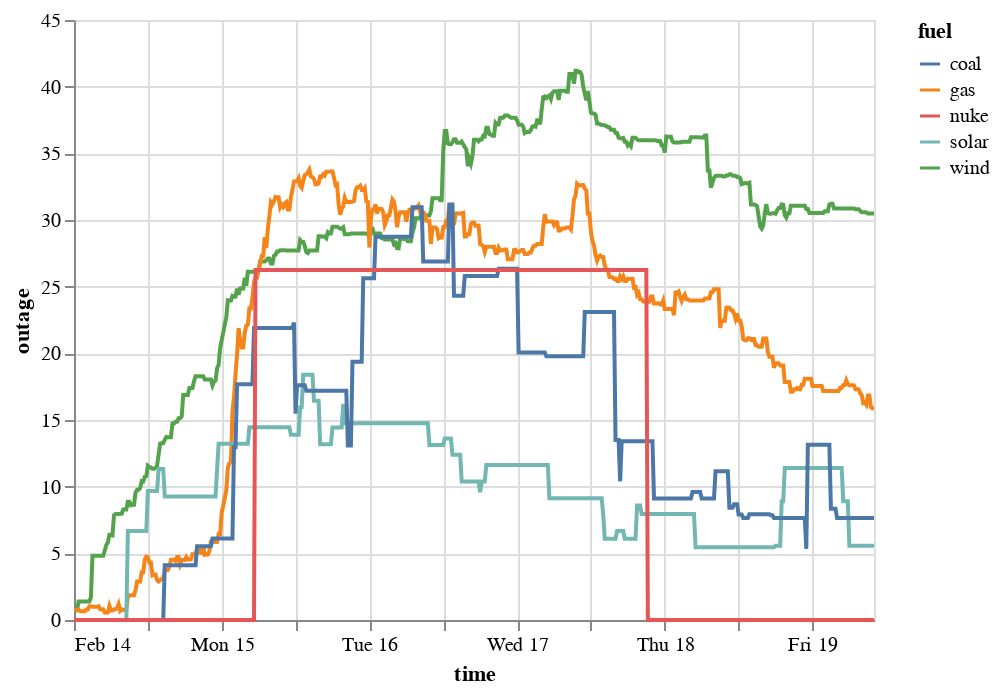

Write notebook code for a chart like this one.
### Code cell
alt.Chart(source).mark_line().encode(
    alt.X('time'),
    alt.Y('outage'),
    alt.Color('fuel'),
)

### Figure 1 — Vega-Lite specification as saved in the notebook (floating-point values rounded to 4 significant figures; data arrays with more than 128 entries replaced by an {"elided": "..."} marker saying what was removed)
{"config": {"view": {"continuousWidth": 400, "continuousHeight": 300}}, "data": {"name": "data-c6d3be35d1792aded85a70a52b1dead4"}, "mark": "line", "encoding": {"color": {"type": "nominal", "field": "fuel"}, "x": {"type": "temporal", "field": "time"}, "y": {"type": "quantitative", "field": "outage"}}, "$schema": "https://vega.github.io/schema/vega-lite/v4.8.1.json", "datasets": {"data-c6d3be35d1792aded85a70a52b1dead4": {"elided": "2605 records"}}}
